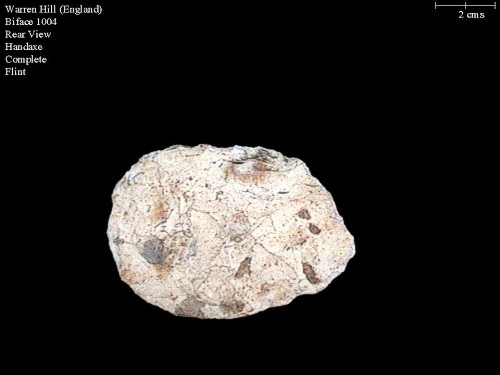
#> input picture images/1004r.jpg, 500 x 375 px
$ python -i segment_lithic.py   (imports and definitions only)
#> lines starting #> are read from the running program, lines starting #| are printed output that depends on the picture; after the words box and inside, x2 and y2 are one past the last pixel; in counts of white or black regions, pixels touching at a corner belong together
"""
for each image → find the stone, make a mask, get a box and outline
"""
import cv2
import numpy as np

def segment_lithic(img_path):
#> called with img_path = '../images/1004r.jpg'
    img_bgr = cv2.imread(img_path)
#> img_bgr is the input picture: shape (375, 500, 3); mean B, G, R 36.2, 38.3, 40.5

    # 1) Work on a copy so we never touch the original
    work = img_bgr.copy()

    # 2) To gray + slight blur
    gray = cv2.cvtColor(work, cv2.COLOR_BGR2GRAY)
    gray = cv2.GaussianBlur(gray, (5, 5), 0)
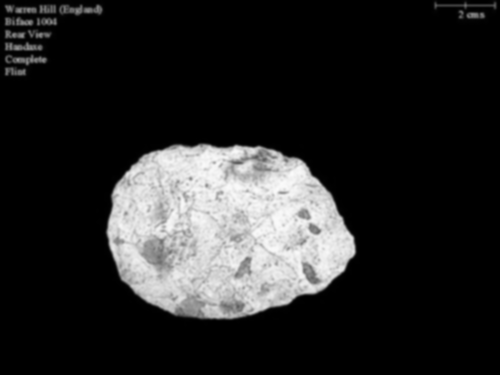
#> gray: shape (375, 500); min 0, max 250, mean 38.7


    # 3) Otsu threshold to roughly separate foreground from black background
    otsu_t, _ = cv2.threshold(gray, 0, 255, cv2.THRESH_BINARY + cv2.THRESH_OTSU)
#> otsu_t = 103

    # Sometimes Otsu is a bit high because of bright labels.
    # Using a fraction of it works well for dark stones.
    t = max(5, int(otsu_t * 0.5))
#> t = 51
    _, fg = cv2.threshold(gray, t, 255, cv2.THRESH_BINARY)
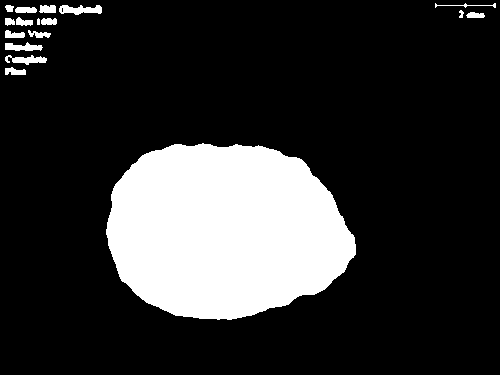
#> fg: shape (375, 500); 19.3% white; 17 white regions (1 under 20 px), largest, box (x1, y1, x2, y2) and area: (106, 143, 356, 320) 34409, (59, 5, 102, 15) 285, (5, 55, 47, 65) 238

    # 4) Morphological clean-up (close small gaps, remove tiny specks)
    kernel_close = np.ones((7, 7), np.uint8)
    kernel_open = np.ones((3, 3), np.uint8)
    fg = cv2.morphologyEx(fg, cv2.MORPH_CLOSE, kernel_close)
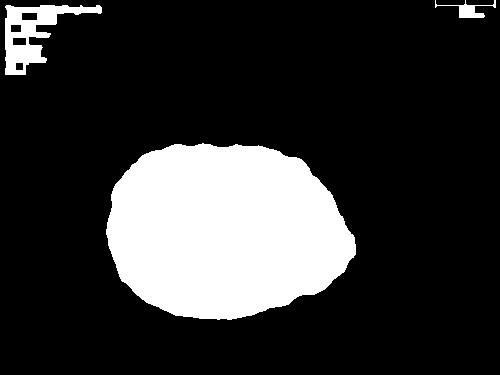
#> fg: shape (375, 500); 19.9% white; 3 white regions, box (x1, y1, x2, y2) and area: (106, 143, 356, 320) 34412, (5, 5, 102, 75) 2548, (435, 0, 496, 18) 332
    fg = cv2.morphologyEx(fg, cv2.MORPH_OPEN, kernel_open)
#> fg: shape (375, 500); 19.8% white; 4 white regions (1 under 20 px)

    # 5) Find contours, keep biggest one (the stone)
    cnts, _ = cv2.findContours(fg, cv2.RETR_EXTERNAL, cv2.CHAIN_APPROX_SIMPLE)
#> cnts = 4 contours, 1 with area under 20; largest, box (x1, y1, x2, y2) and area: (106, 144, 356, 320) 34093, (5, 5, 102, 75) 2664, (459, 4, 484, 18) 220
    if not cnts:
        # No object found – return empty mask + bbox
        return np.zeros_like(gray), (0, 0, 0, 0)

    main_cnt = max(cnts, key=cv2.contourArea)
#> main_cnt = contour of 310 points, box (x1, y1, x2, y2) (106, 144, 356, 320), area 34093


    # 6) Draw mask
    mask = np.zeros_like(gray)
    cv2.drawContours(mask, [main_cnt], -1, 255, thickness=cv2.FILLED)
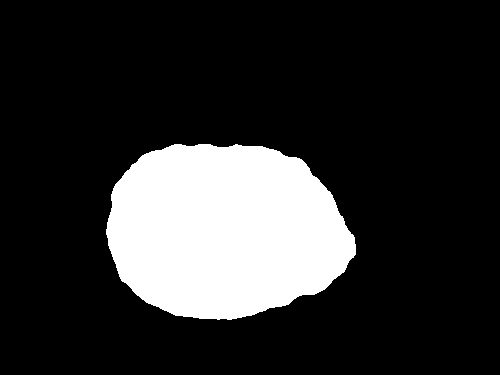
#> mask: shape (375, 500); 18.4% white; 1 white region, box (x1, y1, x2, y2) and area: (106, 144, 356, 320) 34409

    # Plot intermediate step
    cv2.imshow("Mask", mask)
    cv2.waitKey(0)
    cv2.destroyAllWindows()

    # 7) Axis-aligned bounding box
    x, y, w_box, h_box = cv2.boundingRect(main_cnt)
#> x = 106; y = 144; w_box = 250; h_box = 176
    bbox = (x, y, w_box, h_box)
#> bbox = (106, 144, 250, 176)

    # Plot intermediate step
    bbox_img = img_bgr.copy()
    cv2.rectangle(bbox_img, (x, y), (x + w_box, y + h_box), (0, 255, 0), 2)
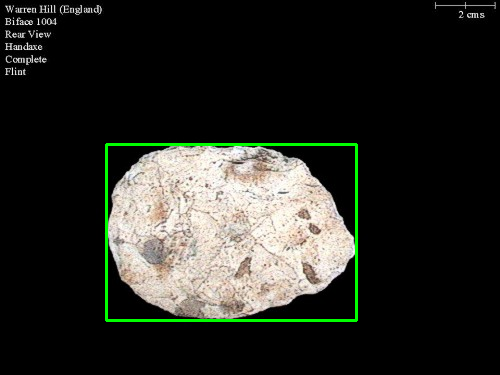
#> bbox_img: shape (375, 500, 3); 1.36% of pixels changed, all inside (x1, y1, x2, y2) = (105, 143, 358, 322)
    cv2.imshow("Bounding Box", bbox_img)
    cv2.waitKey(0)
    cv2.destroyAllWindows()

    return mask, bbox

>>> result = segment_lithic('../images/1004r.jpg')

$ run again, on images/111r.jpg
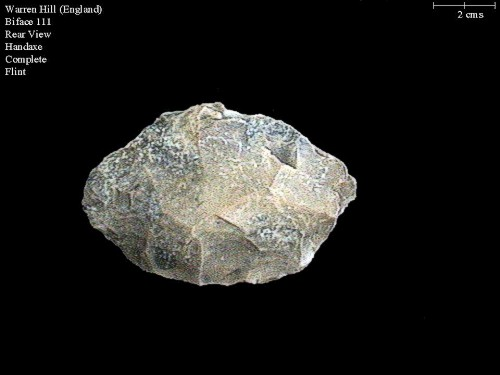
#> input picture images/111r.jpg, 500 x 375 px
#> in segment_lithic, img_bgr is the input picture: shape (375, 500, 3); mean B, G, R 28.9, 31.1, 31.4
#> otsu_t = 78
#> t = 39
#> in segment_lithic, `fg = cv2.morphologyEx(fg, cv2.MORPH_CLOSE, kernel_close)`:
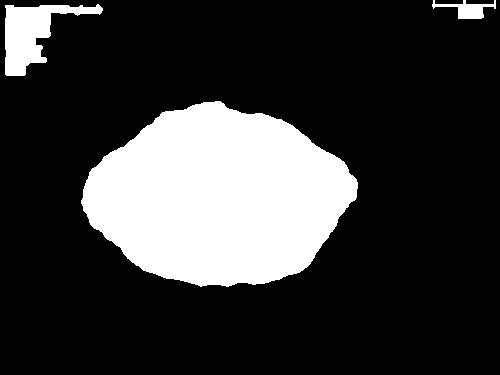
#> fg: shape (375, 500); 21.4% white; 3 white regions, box (x1, y1, x2, y2) and area: (81, 101, 358, 287) 36539, (5, 4, 103, 76) 3032, (432, 0, 496, 19) 530
#> cnts = 3 contours; box (x1, y1, x2, y2) and area: (81, 101, 358, 287) 36212, (5, 5, 103, 76) 2856, (432, 0, 496, 19) 427
#> main_cnt = contour of 335 points, box (x1, y1, x2, y2) (81, 101, 358, 287), area 36212
#> mask: shape (375, 500); 19.5% white; 1 white region, box (x1, y1, x2, y2) and area: (81, 101, 358, 287) 36537
#> x = 81; y = 101; w_box = 277; h_box = 186
#> bbox = (81, 101, 277, 186)
#> in segment_lithic, `cv2.rectangle(bbox_img, (x, y), (x + w_box, y + h_box), (0, 255, 0), 2)`:
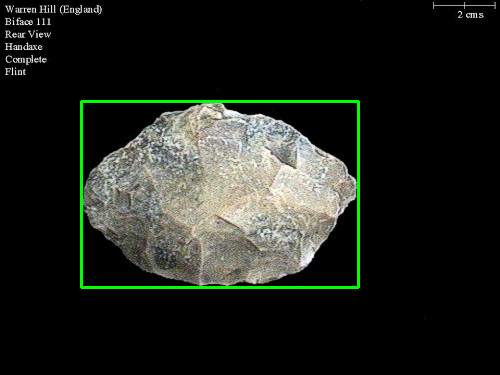
#> bbox_img: shape (375, 500, 3); 1.48% of pixels changed, all inside (x1, y1, x2, y2) = (80, 100, 360, 289)

$ run again, on images/114r.jpg
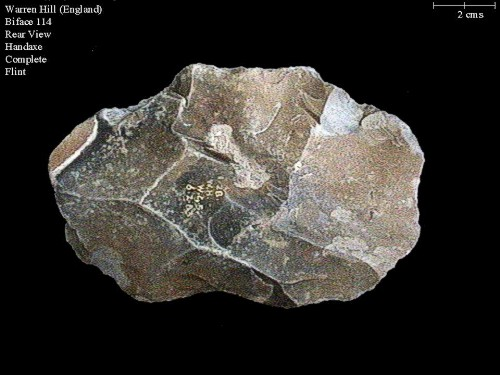
#> input picture images/114r.jpg, 500 x 375 px
#> in segment_lithic, img_bgr is the input picture: shape (375, 500, 3); mean B, G, R 44.7, 48.6, 51.1
#> otsu_t = 65
#> t = 32
#> in segment_lithic, `fg = cv2.morphologyEx(fg, cv2.MORPH_CLOSE, kernel_close)`:
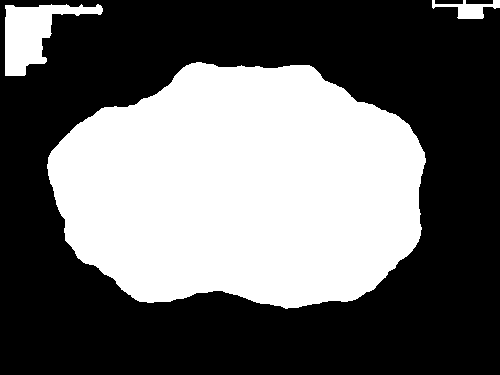
#> fg: shape (375, 500); 40.5% white; 3 white regions, box (x1, y1, x2, y2) and area: (47, 62, 426, 309) 72225, (5, 4, 103, 76) 3158, (432, 0, 500, 19) 574
#> cnts = 3 contours; box (x1, y1, x2, y2) and area: (47, 62, 426, 309) 71749, (5, 5, 103, 76) 2983, (432, 0, 500, 19) 478
#> main_cnt = contour of 410 points, box (x1, y1, x2, y2) (47, 62, 426, 309), area 71749
#> mask: shape (375, 500); 38.5% white; 1 white region, box (x1, y1, x2, y2) and area: (47, 62, 426, 309) 72222
#> x = 47; y = 62; w_box = 379; h_box = 247
#> bbox = (47, 62, 379, 247)
#> in segment_lithic, `cv2.rectangle(bbox_img, (x, y), (x + w_box, y + h_box), (0, 255, 0), 2)`:
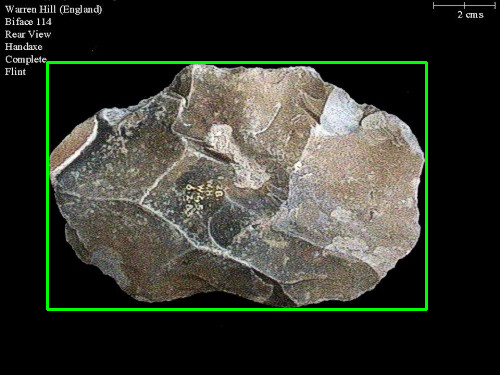
#> bbox_img: shape (375, 500, 3); 2% of pixels changed, all inside (x1, y1, x2, y2) = (46, 61, 428, 311)

$ run again, on images/1193r.jpg
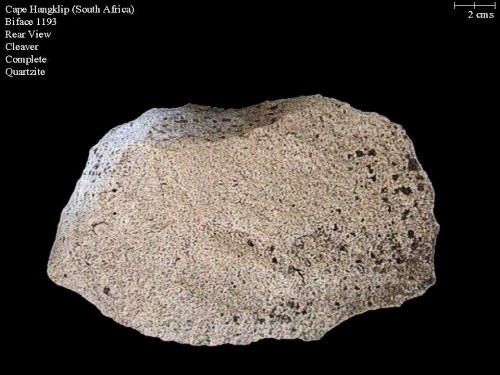
#> input picture images/1193r.jpg, 500 x 375 px
#> in segment_lithic, img_bgr is the input picture: shape (375, 500, 3); mean B, G, R 58.1, 63.9, 70
#> otsu_t = 78
#> t = 39
#> in segment_lithic, `fg = cv2.morphologyEx(fg, cv2.MORPH_CLOSE, kernel_close)`:
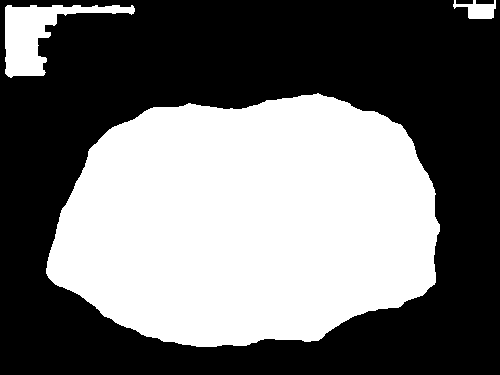
#> fg: shape (375, 500); 43.8% white; 3 white regions, box (x1, y1, x2, y2) and area: (46, 93, 440, 347) 78166, (5, 5, 135, 78) 3466, (453, 0, 496, 19) 473
#> cnts = 3 contours; box (x1, y1, x2, y2) and area: (46, 94, 440, 347) 77665, (5, 5, 135, 77) 3246, (453, 0, 496, 19) 396
#> main_cnt = contour of 462 points, box (x1, y1, x2, y2) (46, 94, 440, 347), area 77665
#> mask: shape (375, 500); 41.7% white; 1 white region, box (x1, y1, x2, y2) and area: (46, 94, 440, 347) 78162
#> x = 46; y = 94; w_box = 394; h_box = 253
#> bbox = (46, 94, 394, 253)
#> in segment_lithic, `cv2.rectangle(bbox_img, (x, y), (x + w_box, y + h_box), (0, 255, 0), 2)`:
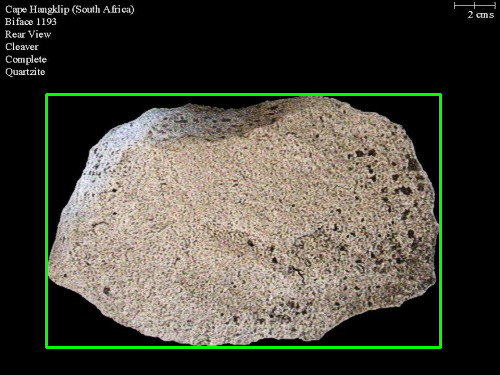
#> bbox_img: shape (375, 500, 3); 2.07% of pixels changed, all inside (x1, y1, x2, y2) = (45, 93, 442, 349)
